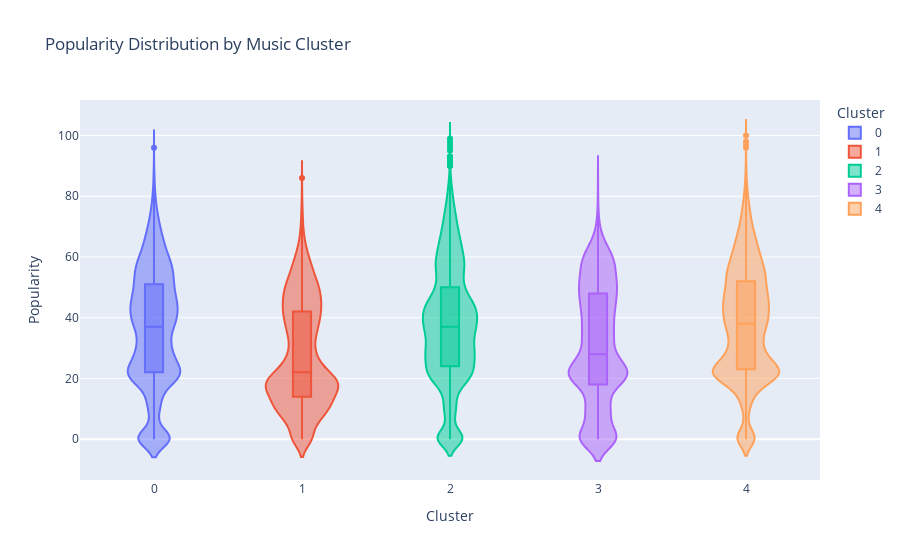

Write notebook code for a chart like this one.
### Code cell
fig = px.violin(
    df_merged.sort_values("cluster"),
    x="cluster",
    y="popularity",
    box=True,
    points="outliers",
    title="Popularity Distribution by Music Cluster",
    labels={
        "cluster": "Cluster",
        "popularity": "Popularity Score"
    },
    color="cluster",
)

fig.update_layout(
    xaxis=dict(type="category"),
    yaxis=dict(title="Popularity"),
)
fig.write_image(f"{PROJECT_ROOT}/figures/violin_popularity_by_cluster.png")
fig.show()

### Figure 1 — Plotly figure (JSON) as saved in the notebook; plotly's stock layout.template omitted (floating-point values rounded to 4 significant figures; data arrays with more than 128 entries replaced by an {"elided": "..."} marker saying what was removed)
{"data": [{"alignmentgroup": "True", "box": {"visible": true}, "hovertemplate": "Cluster=%{x}<br>Popularity Score=%{y}<extra></extra>", "legendgroup": "0", "marker": {"color": "#636efa"}, "name": "0", "offsetgroup": "0", "orientation": "v", "points": "outliers", "scalegroup": "True", "showlegend": true, "type": "violin", "x": {"elided": "17327 int values"}, "x0": " ", "xaxis": "x", "y": {"elided": "17327 int values"}, "y0": " ", "yaxis": "y"}, {"alignmentgroup": "True", "box": {"visible": true}, "hovertemplate": "Cluster=%{x}<br>Popularity Score=%{y}<extra></extra>", "legendgroup": "1", "marker": {"color": "#EF553B"}, "name": "1", "offsetgroup": "1", "orientation": "v", "points": "outliers", "scalegroup": "True", "showlegend": true, "type": "violin", "x": {"elided": "9559 int values"}, "x0": " ", "xaxis": "x", "y": {"elided": "9559 int values"}, "y0": " ", "yaxis": "y"}, {"alignmentgroup": "True", "box": {"visible": true}, "hovertemplate": "Cluster=%{x}<br>Popularity Score=%{y}<extra></extra>", "legendgroup": "2", "marker": {"color": "#00cc96"}, "name": "2", "offsetgroup": "2", "orientation": "v", "points": "outliers", "scalegroup": "True", "showlegend": true, "type": "violin", "x": {"elided": "24274 int values"}, "x0": " ", "xaxis": "x", "y": {"elided": "24274 int values"}, "y0": " ", "yaxis": "y"}, {"alignmentgroup": "True", "box": {"visible": true}, "hovertemplate": "Cluster=%{x}<br>Popularity Score=%{y}<extra></extra>", "legendgroup": "3", "marker": {"color": "#ab63fa"}, "name": "3", "offsetgroup": "3", "orientation": "v", "points": "outliers", "scalegroup": "True", "showlegend": true, "type": "violin", "x": {"elided": "6264 int values"}, "x0": " ", "xaxis": "x", "y": {"elided": "6264 int values"}, "y0": " ", "yaxis": "y"}, {"alignmentgroup": "True", "box": {"visible": true}, "hovertemplate": "Cluster=%{x}<br>Popularity Score=%{y}<extra></extra>", "legendgroup": "4", "marker": {"color": "#FFA15A"}, "name": "4", "offsetgroup": "4", "orientation": "v", "points": "outliers", "scalegroup": "True", "showlegend": true, "type": "violin", "x": {"elided": "20084 int values"}, "x0": " ", "xaxis": "x", "y": {"elided": "20084 int values"}, "y0": " ", "yaxis": "y"}], "layout": {"legend": {"title": {"text": "Cluster"}, "tracegroupgap": 0}, "title": {"text": "Popularity Distribution by Music Cluster"}, "violinmode": "overlay", "xaxis": {"anchor": "y", "categoryarray": [0, 1, 2, 3, 4], "categoryorder": "array", "domain": [0, 1], "title": {"text": "Cluster"}, "type": "category"}, "yaxis": {"anchor": "x", "domain": [0, 1], "title": {"text": "Popularity"}}}}
